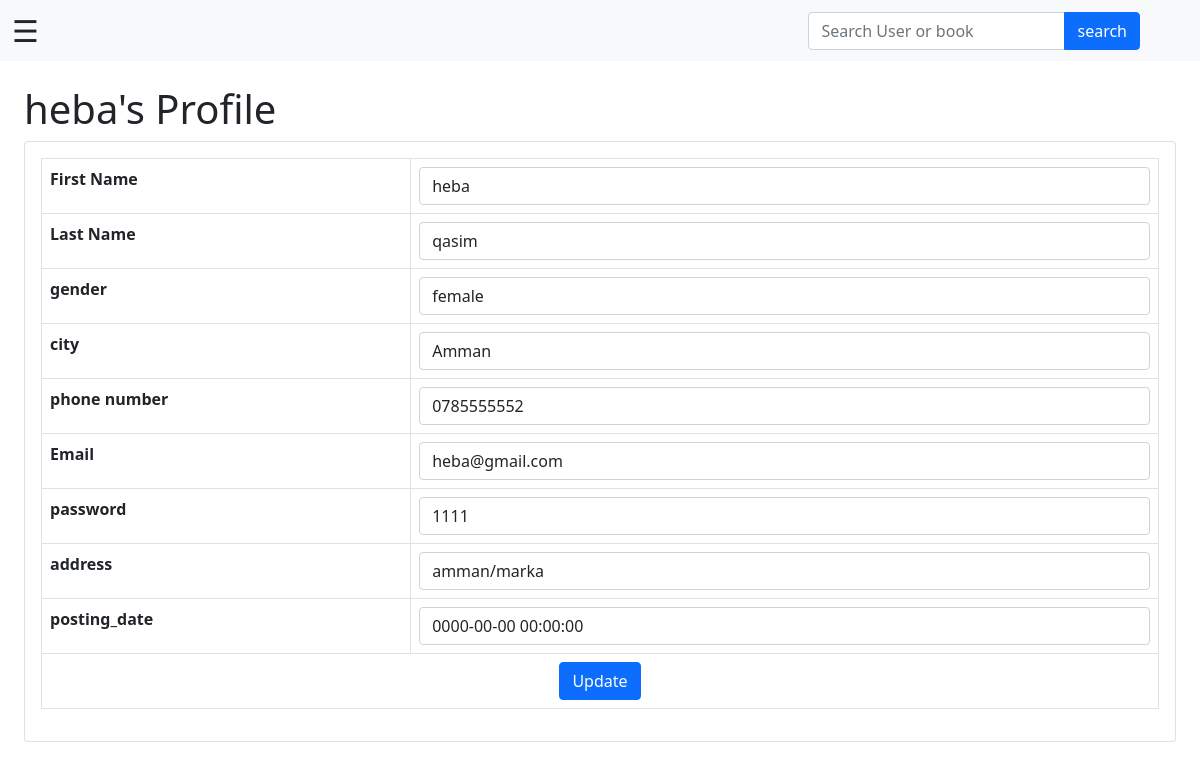
Page /admin/edit-profile.php?uid=1 on the committed database.
### tables this page shows
CREATE TABLE `users` (
  `id` int(10) NOT NULL,
  `fname` varchar(255) NOT NULL,
  `lname` varchar(255) NOT NULL,
  `gender` varchar(50) NOT NULL,
  `city` varchar(255) NOT NULL,
  `cell` varchar(255) NOT NULL,
  `email` varchar(255) NOT NULL,
  `password` varchar(255) NOT NULL,
  `address` varchar(255) NOT NULL,
  `posting_date` timestamp NOT NULL DEFAULT CURRENT_TIMESTAMP
);

### admin/edit-profile.php (the view, shortened to what this page needs)
<?php session_start();
$connt8 = mysqli_connect("localhost", "root", "", "projectfinal55");
mysqli_set_charset($connt8, "utf8");
?>
<!DOCTYPE html>
<html lang="en">
<head>
</head>
<body class="sb-nav-fixed">
    <?php include_once('navbar.php'); ?>
    <div id="layoutSidenav">
        <div id="layoutSidenav_content">
            <main>
                <div class="container-fluid px-4">
                    <?php
                    $userid = $_GET['uid'];
                    $query = mysqli_query($connt8, "select * from users where id='$userid'");
                    while ($result = mysqli_fetch_array($query)) { ?>
                        <h1 class="mt-4"><?php echo $result['fname']; ?>'s Profile</h1>
                        <div class="card mb-4">
                            <form method="post">
                                <div class="card-body">
                                    <table class="table table-bordered">
                                        <tr>
                                            <th>First Name</th>
                                            <td><input class="form-control" id="fname" name="fname" type="text" value="<?php echo $result['fname']; ?>" required /></td>
                                        </tr>
                                        <tr>
                                            <th>Last Name</th>
                                            <td><input class="form-control" id="lname" name="lname" type="text" value="<?php echo $result['lname']; ?>" required /></td>
                                        </tr>
                                        <tr>
                                            <th>gender</th>
                                            <td><input class="form-control" id="gender" name="gender" type="text" value="<?php echo $result['gender']; ?>" required /></td>
                                        </tr>
                                        <tr>
                                            <th>city</th>
                                            <td><input class="form-control" id="city" name="city" type="text" value="<?php echo $result['city']; ?>" required /></td>
                                        </tr>
                                        <tr>
                                            <th>phone number</th>
                                            <td colspan="3"><input class="form-control" id="cell" name="cell" type="text" value="<?php echo $result['cell']; ?>" pattern="[0-9]{10}" title="10 numeric characters only" maxlength="10" required /></td>
                                        </tr>
                                        <tr>
                                            <th>Email</th>
                                            <td colspan="3"><input class="form-control" id="email" name="email" type="text" value="<?php echo $result['email']; ?>" required /></td>
                                        </tr>
                                        <tr>
                                            <th>password</th>
                                            <td colspan="3"><input class="form-control" id="password" name="password" type="text" value="<?php echo $result['password']; ?>" required /></td>
                                        </tr>
                                        <tr>
                                            <th>address</th>
                                            <td colspan="3"><input class="form-control" id="address" name="address" type="text" value="<?php echo $result['address']; ?>" required /></td>
                                        </tr>
                                        <tr>
                                            <th>posting_date</th>
                                            <td colspan="3"><input class="form-control" id="posting_date" name="posting_date" type="text" value="<?php echo $result['posting_date']; ?>" required /></td>
                                        </tr>
                                        <tr>
                                            <td colspan="4" style="text-align:center ;"><button type="submit" class="btn btn-primary btn-block" name="update">Update</button></td>
                                        </tr>
                                    </table>
                                </div>
                            </form>
                        </div>
                    <?php } ?>
                </div>
            </main>
        </div>
    </div>
</body>
</html>

### admin/edit-profile.php (style rules this page uses)
table, td, th { border: 1px solid #ddd; text-align: left; }
table { border-collapse: collapse; width: 100%; }
th, td { padding: 10px; }

### rows in the picture
users: fname "heba", lname "qasim", gender "female", city "Amman", cell "0785555552", email "heba@gmail.com", password "1111", address "amman/marka", posting_date "0000-00-00 00:00:00"
